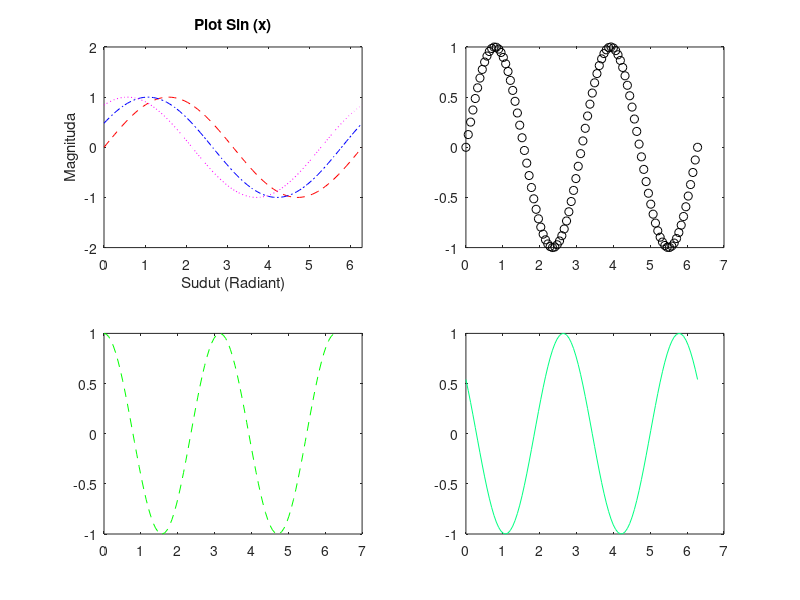

The MATLAB source for this figure:
clear
clc

x = linspace(0,2*pi,100);
y1 = sin(x);
y2 = sin(x + 0.5);
y3 = sin(x + 1); % Geser ke kanan 0.5
y4 = sin(2*x);
y5 = cos(2*x);
y6 = cos(2*x + 1);

% Plot
figure(1)
subplot(2,2,1)
plot(x,y1,'r--',x,y2,'b-.',x,y3,'m:')

% Axis
axis([0 2*pi -2 2]);

% Membuat Nama
title('Plot Sin (x)'); % Judul
xlabel('Sudut (Radiant)'); % Sumbu X
ylabel('Magnituda'); % Sumbu y

% Menambahkan 1 Plot Grafik lagi ke dalam Figure yang sama
subplot(2,2,2);
plot(x,y4,'ko');
subplot(2,2,3);
plot(x,y5,'g--');
subplot(2,2,4);
plot(x,y6,'Color', [0 1 0.5]); % Kode Warna ini berasal dari mana??

% Catatan : 
% Figure fungsinya membuat 2 buah grafik di dalam 1 Program yang sama
% r = red, g = green, b = blue -- Kode warna
% belajar tipe-tipe garis o-, -. , : , -- , ++ , dll.
% Beberapa contoh Kode Warna lain [1 0 1], [1 1 0], [1 0.5 0.5], [0,5 0,5 0,5], [0 0 0], dll
% Catatan jika semua plot (2,1,2) di aktifkan maka yang terbaca adalah Plot yang terakhir
